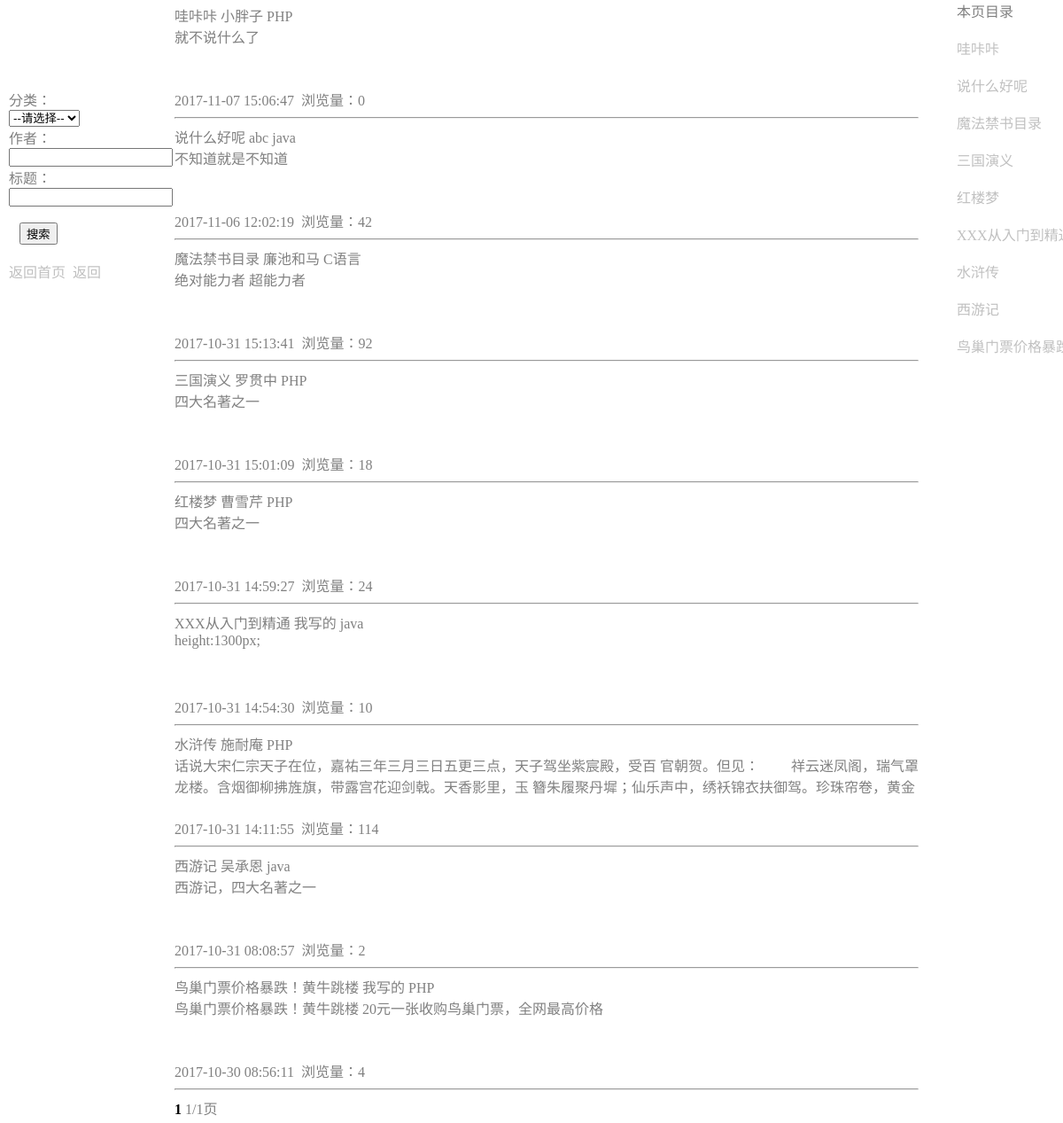
/blog/user/index.php, run on the app's committed database.
### tables this page shows
CREATE TABLE `article` (
  `id` int(11) NOT NULL AUTO_INCREMENT,
  `title` varchar(45) NOT NULL,
  `cate_name` varchar(10) DEFAULT NULL,
  `author` varchar(20) DEFAULT NULL,
  `content` text,
  `time` timestamp NULL DEFAULT CURRENT_TIMESTAMP,
  `views` int(11) DEFAULT '0',
  PRIMARY KEY (`id`,`title`)
);

### blog/user/index.php (the view, shortened to what this page needs)
<html>
<head>
<link rel="stylesheet" type="text/css" href="../style/index.css">
<?php
$conn = mysqli_connect("localhost", "root", "19951219", "blog");
$category = isset($_GET["category"]) ? $_GET["category"] : '';
$author = isset($_GET["author"]) ? $_GET["author"] : '';
$title = isset($_GET["title"]) ? $_GET["title"] : '';
?>
<title></title></head>
<body>
<nav>
<form action="index.php" method="get" >
分类：<select name="category" >
<option value=''>--请选择--</option>
</select><br>
作者：<input value="<?php echo $author;?>" name="author" width="20px"><br>
标题：<input value="<?php echo $title;?>" name="title" width="20px"><br>
<br>&nbsp;&nbsp;&nbsp;<input type="submit" value="搜索"><br><br>
<a href="index.php">返回首页</a>&nbsp;
<a href="<?php echo $_SERVER['REQUEST_URI']?>">返回</a>
</form>
</nav>
<main id="main" >
<?php
$index = array();
$target = array();
$page = isset($_GET["page"]) ? $_GET["page"] : 1;
$page_rows = 10;
$where = " where cate_name like '%{$category}%' and author like '%{$author}%' and title like '%{$title}%'";
$sql = "select count(*) from article".$where;
$result = mysqli_query($conn, $sql);
$rows = mysqli_fetch_row($result)[0];
$page_all = ceil($rows/$page_rows);
$sql = "select * from article".$where." order by time desc limit ".(($page-1)*$page_rows).",{$page_rows}";
$result = mysqli_query($conn, $sql);
if($result)
for ($i = 0;($info = mysqli_fetch_array($result))!=false;$i++)
{
$index[] = $info["title"];
$target[] = $info['id'];
echo "<div class='out' onclick=shows({$info["id"]})>";
echo "<a name='{$info['id']}'></a>".$info["title"]."   ".$info["author"]."   ".$info["cate_name"];
echo "<div class='in'>".$info["content"];
echo "</div><br>{$info["time"]} &nbsp;浏览量：{$info["views"]}</div><hr>";
}
    echo "<B>{$page}</B>&nbsp;";
    echo "{$page}/{$page_all}页";
?>
</main>
<div id="right">
本页目录<br><br>
<?php
for($i = 0;$i < count($index);$i++)
{
    echo "<a href='#{$target[$i]}'>".$index[$i]."<br><br>";
}
?>
</div>
</body>
</html>

### blog/style/index.css (style rules this page uses)
body { color:grey; padding:0; border:0; margin:0; }
nav { position:fixed; width:10%; left:0; top:90px; padding:5px; margin:5px; }
main { display:inline-block; width:70%; position:relative; left:16%; padding:5px; border-radius:5px; border-color:black; top:0px; border:0px; border-width:0px; margin:0px; }
#right { display:inline-block; position:fixed; width:10%; right:0; text-overflow: ellipsis; white-space: nowrap; }
.in { height:53px; overflow:hidden; }
a { text-decoration: none; }
a:link { color:#c0c0c0; }
B { color:black; }

### data on the page
article: title "哇咔咔", author "小胖子", cate_name "PHP", content "就不说什么了", time "2017-11-07 15:06:47", views "0"
article: title "说什么好呢", author "abc", cate_name "java", content "不知道就是不知道", time "2017-11-06 12:02:19", views "42"
article: title "魔法禁书目录", author "廉池和马", cate_name "C语言", content "绝对能力者 超能力者", time "2017-10-31 15:13:41", views "92"
article: title "三国演义", author "罗贯中", cate_name "PHP", content "四大名著之一", time "2017-10-31 15:01:09", views "18"
article: title "红楼梦", author "曹雪芹", cate_name "PHP", content "四大名著之一", time "2017-10-31 14:59:27", views "24"
article: title "XXX从入门到精通", author "我写的", cate_name "java", content "height:1300px;", time "2017-10-31 14:54:30", views "10"
article: title "水浒传", author "施耐庵", cate_name "PHP", content "话说大宋仁宗天子在位，嘉祐三年三月三日五更三点，天子驾坐紫宸殿，受百 官朝贺。但见： 祥云迷凤阁，瑞气罩龙楼。含烟御柳拂旌旗，带露宫花迎剑戟。天香影里，玉…", time "2017-10-31 14:11:55", views "114"
article: title "西游记", author "吴承恩", cate_name "java", content "西游记，四大名著之一", time "2017-10-31 08:08:57", views "2"
article: title "鸟巢门票价格暴跌！黄牛跳楼", author "我写的", cate_name "PHP", content "鸟巢门票价格暴跌！黄牛跳楼 20元一张收购鸟巢门票，全网最高价格", time "2017-10-30 08:56:11", views "4"

### other printed values
$page "1"
$page_all "1"
$index[$i] "哇咔咔"
$index[$i] "说什么好呢"
$index[$i] "魔法禁书目录"
$index[$i] "三国演义"
$index[$i] "红楼梦"
$index[$i] "水浒传"
$index[$i] "西游记"
